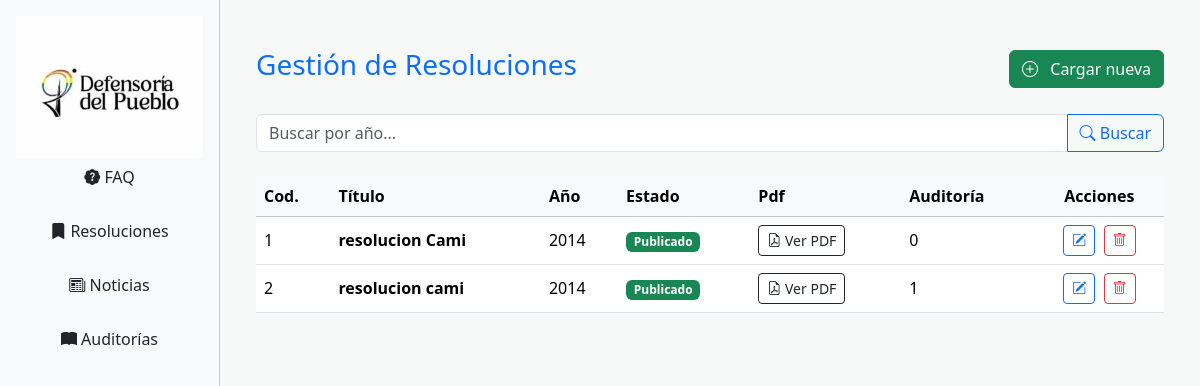
/principal/index.php?vista=resoluciones, run on the app's committed database.
### tables this page shows
CREATE TABLE `resoluciones` (
  `resolucion_id` int(10) UNSIGNED NOT NULL,
  `estado` tinyint(4) NOT NULL,
  `auditoria_id` int(11) NOT NULL,
  `Anio` year(4) NOT NULL,
  `Titulo` varchar(50) NOT NULL,
  `pdf` varchar(255) NOT NULL
);

### vistas/resoluciones/resoluciones.php (the view, shortened to what this page needs)
<?php
include_once "../plantilla/head2.php";
$sql = "SELECT * FROM resoluciones ORDER BY Anio DESC";
$resultado = mysqli_query($link, $sql);
?>
<div class="container py-4">
    <div class="d-flex justify-content-between align-items-center mb-4">
        <h3 class="text-primary">Gestión de Resoluciones</h3>
        <a href="cargar_resolucion.php" class="btn btn-success"><i class="bi bi-plus-circle me-2"></i> Cargar nueva</a>
    </div>
    <form class="input-group mb-4" method="GET" action="">
        <input class="form-control" name="anio" type="search" placeholder="Buscar por año..." aria-label="Buscar por año">
        <button class="btn btn-outline-primary" type="submit"><i class="bi bi-search"></i> Buscar</button>
    </form>
    <div class="table-responsive">
        <table class="table table-hover align-middle">
            <thead class="table-light">
                <tr>
                    <th>Cod.</th>
                    <th>Título</th>
                    <th>Año</th>
                    <th>Estado</th>
                    <th>Pdf</th>
                    <th>Auditoría</th>
                    <th class="text-center">Acciones</th>
                </tr>
            </thead>
            <tbody>
                <?php while ($row = mysqli_fetch_assoc($resultado)): ?>
                    <tr>
                        <td><?= $row['resolucion_id'] ?></td>
                        <td><strong><?= $row['Titulo'] ?></strong></td>
                        <td><?= $row['Anio'] ?></td>
                        <td>
                            <span class="badge <?= $row['estado'] == 1 ? 'bg-success' : 'bg-secondary' ?>">
                                <?= $row['estado'] == 1 ? 'Publicado' : 'No publicado' ?>
                            </span>
                        </td>
                        <td>
                            <a href="../pdfs/<?= $row['pdf'] ?>" target="_blank" class="btn btn-sm btn-outline-dark">
                                <i class="bi bi-file-earmark-pdf"></i> Ver PDF
                            </a>
                        </td>
                        <td><?= $row['auditoria_id'] ?></td>
                        <td class="text-center">
                            <a href="editar_resolucion.php?id=<?= $row['resolucion_id'] ?>" class="btn btn-sm btn-outline-primary me-1">
                                <i class="bi bi-pencil-square"></i>
                            </a>
                            <a href="eliminar_resolucion.php?id=<?= $row['resolucion_id'] ?>" class="btn btn-sm btn-outline-danger" onclick="return confirm('¿Eliminar esta resolución?')">
                                <i class="bi bi-trash"></i>
                            </a>
                        </td>
                    </tr>
                <?php endwhile; ?>
            </tbody>
        </table>
    </div>
</div>
</body>
</html>

### plantilla/style.css (style rules this page uses)
html, body { margin: 0; background-color: #f7f9f9; display: flex; flex-direction: column; height: 100%; }
h1, h2, h3, h4, h5 { color: inherit; }

### data on the page
resoluciones: resolucion_id "1", Titulo "resolucion Cami", Anio "2014", estado "Publicado", auditoria "0"
resoluciones: resolucion_id "2", Titulo "resolucion cami", Anio "2014", estado "Publicado", auditoria "1"
